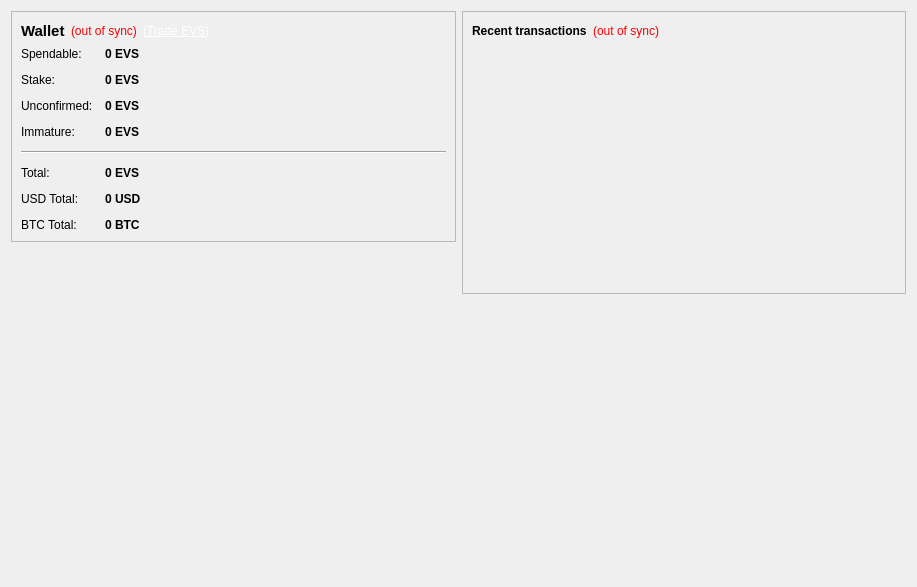
<?xml version="1.0" encoding="UTF-8"?>
<ui version="4.0">
 <class>OverviewPage</class>
 <widget class="QWidget" name="OverviewPage">
  <property name="geometry">
   <rect>
    <x>0</x>
    <y>0</y>
    <width>917</width>
    <height>587</height>
   </rect>
  </property>
  <property name="windowTitle">
   <string>Form</string>
  </property>
  <layout class="QHBoxLayout" name="horizontalLayout" stretch="1,1">
   <item>
    <layout class="QVBoxLayout" name="verticalLayout_2">
     <item>
      <widget class="QFrame" name="frame">
       <property name="frameShape">
        <enum>QFrame::StyledPanel</enum>
       </property>
       <property name="frameShadow">
        <enum>QFrame::Raised</enum>
       </property>
       <layout class="QVBoxLayout" name="verticalLayout_4">
        <item>
         <layout class="QHBoxLayout" name="horizontalLayout_4">
          <item>
           <widget class="QLabel" name="label_5">
            <property name="font">
             <font>
              <pointsize>11</pointsize>
              <weight>75</weight>
              <bold>true</bold>
             </font>
            </property>
            <property name="text">
             <string>Wallet</string>
            </property>
           </widget>
          </item>
          <item>
           <widget class="QLabel" name="labelWalletStatus">
            <property name="toolTip">
             <string>The displayed information may be out of date. Your wallet automatically synchronizes with the Evarians network after a connection is established, but this process has not completed yet.</string>
            </property>
            <property name="styleSheet">
             <string notr="true">QLabel { color: red; }</string>
            </property>
            <property name="text">
             <string notr="true">(out of sync)</string>
            </property>
            <property name="alignment">
             <set>Qt::AlignLeading|Qt::AlignLeft|Qt::AlignVCenter</set>
            </property>
           </widget>
          </item>
          <item>
           <widget class="QLabel" name="labelTradeLink">
            <property name="cursor">
             <cursorShape>PointingHandCursor</cursorShape>
            </property>
            <property name="text">
             <string>&lt;div style=&quot;color: #fff;&quot;&gt;(&lt;a href=&quot;https://www.cryptopia.co.nz/Exchange/?market=EVS_BTC&quot; style=&quot;color: #fff;&quot;&gt;Trade EVS&lt;/a&gt;)&lt;/div&gt;</string>
            </property>
            <property name="openExternalLinks">
             <bool>true</bool>
            </property>
           </widget>
          </item>
          <item>
           <spacer name="horizontalSpacer_2">
            <property name="orientation">
             <enum>Qt::Horizontal</enum>
            </property>
            <property name="sizeHint" stdset="0">
             <size>
              <width>40</width>
              <height>20</height>
             </size>
            </property>
           </spacer>
          </item>
         </layout>
        </item>
        <item>
         <layout class="QFormLayout" name="formLayout_2">
          <property name="fieldGrowthPolicy">
           <enum>QFormLayout::AllNonFixedFieldsGrow</enum>
          </property>
          <property name="horizontalSpacing">
           <number>12</number>
          </property>
          <property name="verticalSpacing">
           <number>12</number>
          </property>
          <item row="0" column="0">
           <widget class="QLabel" name="label">
            <property name="text">
             <string>Spendable:</string>
            </property>
           </widget>
          </item>
          <item row="0" column="1">
           <widget class="QLabel" name="labelBalance">
            <property name="font">
             <font>
              <weight>75</weight>
              <bold>true</bold>
             </font>
            </property>
            <property name="cursor">
             <cursorShape>IBeamCursor</cursorShape>
            </property>
            <property name="toolTip">
             <string>Your current spendable balance</string>
            </property>
            <property name="text">
             <string notr="true">0 EVS</string>
            </property>
            <property name="textInteractionFlags">
             <set>Qt::LinksAccessibleByMouse|Qt::TextSelectableByKeyboard|Qt::TextSelectableByMouse</set>
            </property>
           </widget>
          </item>
          <item row="1" column="0">
           <widget class="QLabel" name="label_6">
            <property name="text">
             <string>Stake:</string>
            </property>
           </widget>
          </item>
          <item row="1" column="1">
           <widget class="QLabel" name="labelStake">
            <property name="font">
             <font>
              <weight>75</weight>
              <bold>true</bold>
             </font>
            </property>
            <property name="cursor">
             <cursorShape>IBeamCursor</cursorShape>
            </property>
            <property name="toolTip">
             <string>Total of coins that was staked, and do not yet count toward the current balance</string>
            </property>
            <property name="text">
             <string notr="true">0 EVS</string>
            </property>
            <property name="textInteractionFlags">
             <set>Qt::LinksAccessibleByMouse|Qt::TextSelectableByKeyboard|Qt::TextSelectableByMouse</set>
            </property>
           </widget>
          </item>
          <item row="2" column="0">
           <widget class="QLabel" name="label_3">
            <property name="text">
             <string>Unconfirmed:</string>
            </property>
           </widget>
          </item>
          <item row="2" column="1">
           <widget class="QLabel" name="labelUnconfirmed">
            <property name="font">
             <font>
              <weight>75</weight>
              <bold>true</bold>
             </font>
            </property>
            <property name="cursor">
             <cursorShape>IBeamCursor</cursorShape>
            </property>
            <property name="toolTip">
             <string>Total of transactions that have yet to be confirmed, and do not yet count toward the current balance</string>
            </property>
            <property name="text">
             <string notr="true">0 EVS</string>
            </property>
            <property name="textInteractionFlags">
             <set>Qt::LinksAccessibleByMouse|Qt::TextSelectableByKeyboard|Qt::TextSelectableByMouse</set>
            </property>
           </widget>
          </item>
          <item row="3" column="0">
           <widget class="QLabel" name="labelImmatureText">
            <property name="text">
             <string>Immature:</string>
            </property>
           </widget>
          </item>
          <item row="3" column="1">
           <widget class="QLabel" name="labelImmature">
            <property name="font">
             <font>
              <weight>75</weight>
              <bold>true</bold>
             </font>
            </property>
            <property name="toolTip">
             <string>Mined balance that has not yet matured</string>
            </property>
            <property name="text">
             <string notr="true">0 EVS</string>
            </property>
            <property name="textInteractionFlags">
             <set>Qt::LinksAccessibleByMouse|Qt::TextSelectableByKeyboard|Qt::TextSelectableByMouse</set>
            </property>
           </widget>
          </item>
          <item row="4" column="0" colspan="2">
           <widget class="Line" name="line">
            <property name="orientation">
             <enum>Qt::Horizontal</enum>
            </property>
           </widget>
          </item>
          <item row="5" column="0">
           <widget class="QLabel" name="labelTotalText">
            <property name="text">
             <string>Total:</string>
            </property>
           </widget>
          </item>
          <item row="5" column="1">
           <widget class="QLabel" name="labelTotal">
            <property name="font">
             <font>
              <weight>75</weight>
              <bold>true</bold>
             </font>
            </property>
            <property name="cursor">
             <cursorShape>IBeamCursor</cursorShape>
            </property>
            <property name="toolTip">
             <string>Your current total balance</string>
            </property>
            <property name="text">
             <string notr="true">0 EVS</string>
            </property>
            <property name="textInteractionFlags">
             <set>Qt::LinksAccessibleByMouse|Qt::TextSelectableByKeyboard|Qt::TextSelectableByMouse</set>
            </property>
           </widget>
          </item>
          <item row="6" column="0">
           <widget class="QLabel" name="label_7">
            <property name="text">
             <string>USD Total:</string>
            </property>
           </widget>
          </item>
          <item row="6" column="1">
           <widget class="QLabel" name="labelUSDTotal">
            <property name="font">
             <font>
              <weight>75</weight>
              <bold>true</bold>
             </font>
            </property>
            <property name="cursor">
             <cursorShape>IBeamCursor</cursorShape>
            </property>
            <property name="toolTip">
             <string>Your current total balance in USD, Rate is not updated often</string>
            </property>
            <property name="text">
             <string>0 USD</string>
            </property>
           </widget>
          </item>
          <item row="7" column="0">
           <widget class="QLabel" name="label_9">
            <property name="text">
             <string>BTC Total:</string>
            </property>
           </widget>
          </item>
          <item row="7" column="1">
           <widget class="QLabel" name="labelBTCTotal">
            <property name="font">
             <font>
              <weight>75</weight>
              <bold>true</bold>
             </font>
            </property>
            <property name="cursor">
             <cursorShape>IBeamCursor</cursorShape>
            </property>
            <property name="toolTip">
             <string>Your current total balance in BTC, Rate is not updated often</string>
            </property>
            <property name="text">
             <string>0 BTC</string>
            </property>
           </widget>
          </item>
         </layout>
        </item>
       </layout>
      </widget>
     </item>
     <item>
      <spacer name="verticalSpacer">
       <property name="orientation">
        <enum>Qt::Vertical</enum>
       </property>
       <property name="sizeHint" stdset="0">
        <size>
         <width>20</width>
         <height>40</height>
        </size>
       </property>
      </spacer>
     </item>
     <item>
      <widget class="QLabel" name="label_2">
       <property name="text">
        <string/>
       </property>
       <property name="pixmap">
        <pixmap resource="../bitcoin.qrc">:/icons/evarians</pixmap>
       </property>
      </widget>
     </item>
    </layout>
   </item>
   <item>
    <layout class="QVBoxLayout" name="verticalLayout_3">
     <item>
      <widget class="QFrame" name="frame_2">
       <property name="frameShape">
        <enum>QFrame::StyledPanel</enum>
       </property>
       <property name="frameShadow">
        <enum>QFrame::Raised</enum>
       </property>
       <layout class="QVBoxLayout" name="verticalLayout">
        <item>
         <layout class="QHBoxLayout" name="horizontalLayout_2">
          <item>
           <widget class="QLabel" name="label_4">
            <property name="text">
             <string>&lt;b&gt;Recent transactions&lt;/b&gt;</string>
            </property>
           </widget>
          </item>
          <item>
           <widget class="QLabel" name="labelTransactionsStatus">
            <property name="toolTip">
             <string>The displayed information may be out of date. Your wallet automatically synchronizes with the Evarians network after a connection is established, but this process has not completed yet.</string>
            </property>
            <property name="styleSheet">
             <string notr="true">QLabel { color: red; }</string>
            </property>
            <property name="text">
             <string notr="true">(out of sync)</string>
            </property>
            <property name="alignment">
             <set>Qt::AlignRight|Qt::AlignTrailing|Qt::AlignVCenter</set>
            </property>
           </widget>
          </item>
          <item>
           <spacer name="horizontalSpacer">
            <property name="orientation">
             <enum>Qt::Horizontal</enum>
            </property>
            <property name="sizeHint" stdset="0">
             <size>
              <width>40</width>
              <height>20</height>
             </size>
            </property>
           </spacer>
          </item>
         </layout>
        </item>
        <item>
         <widget class="QListView" name="listTransactions">
          <property name="styleSheet">
           <string notr="true">QListView { background: transparent; }</string>
          </property>
          <property name="frameShape">
           <enum>QFrame::NoFrame</enum>
          </property>
          <property name="verticalScrollBarPolicy">
           <enum>Qt::ScrollBarAlwaysOff</enum>
          </property>
          <property name="horizontalScrollBarPolicy">
           <enum>Qt::ScrollBarAlwaysOff</enum>
          </property>
          <property name="selectionMode">
           <enum>QAbstractItemView::NoSelection</enum>
          </property>
         </widget>
        </item>
       </layout>
      </widget>
     </item>
     <item>
      <spacer name="verticalSpacer_2">
       <property name="orientation">
        <enum>Qt::Vertical</enum>
       </property>
       <property name="sizeHint" stdset="0">
        <size>
         <width>20</width>
         <height>40</height>
        </size>
       </property>
      </spacer>
     </item>
    </layout>
   </item>
  </layout>
 </widget>
 <resources>
  <include location="../bitcoin.qrc"/>
 </resources>
 <connections/>
</ui>
